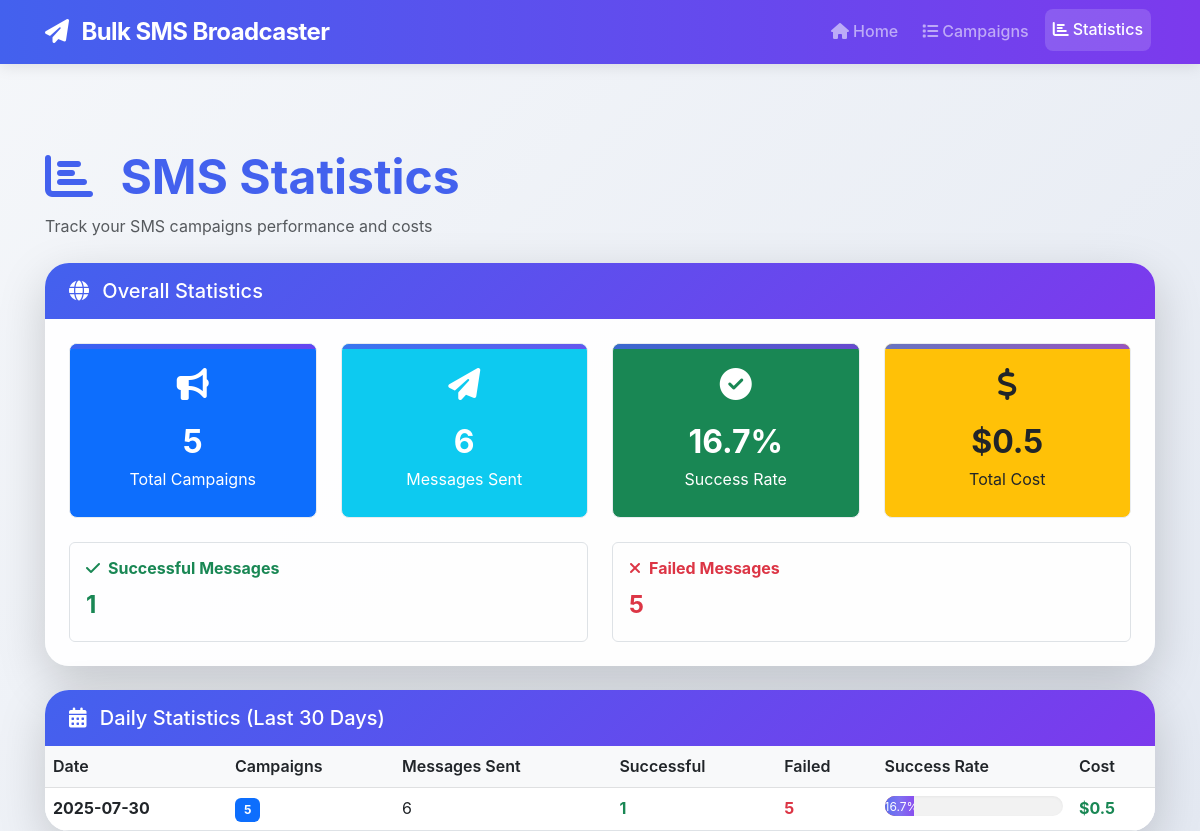
The app's page /statistics with its own data.
### app.py (models this page shows, shortened)
class SMSStatistics(db.Model):
    __tablename__ = "sms_statistics"
    id = db.Column(db.Integer, primary_key=True)
    date = db.Column(db.Date, nullable=False, unique=True)
    total_campaigns = db.Column(db.Integer, nullable=False, default=0)
    total_messages_sent = db.Column(db.Integer, nullable=False, default=0)
    total_successful = db.Column(db.Integer, nullable=False, default=0)
    total_failed = db.Column(db.Integer, nullable=False, default=0)
    total_cost = db.Column(db.Float, nullable=False, default=0.0)
    created_at = db.Column(db.DateTime, nullable=False, default=datetime.utcnow)
    updated_at = db.Column(db.DateTime, nullable=False, default=datetime.utcnow, onupdate=datetime.utcnow)

### app.py (the view)
@app.route('/statistics')
def statistics():
    from sqlalchemy import func
    daily_stats = SMSStatistics.query.order_by(SMSStatistics.date.desc()).limit(30).all()
    total_campaigns = SMSCampaign.query.count()
    total_messages = db.session.query(func.sum(SMSCampaign.successful_sends + SMSCampaign.failed_sends)).scalar() or 0
    total_successful = db.session.query(func.sum(SMSCampaign.successful_sends)).scalar() or 0
    total_cost = db.session.query(func.sum(SMSCampaign.total_cost)).scalar() or 0.0
    overall_stats = {
        'total_campaigns': total_campaigns,
        'total_messages': total_messages,
        'total_successful': total_successful,
        'total_failed': total_messages - total_successful,
        'total_cost': total_cost,
        'success_rate': round((total_successful / total_messages * 100), 2) if total_messages > 0 else 0
    }
    return render_template('statistics.html',
                         daily_stats=daily_stats,
                         overall_stats=overall_stats)

### templates/statistics.html (shortened to what this page needs)
<!DOCTYPE html>
<html lang="en">
<head>
    <link href="https://cdn.jsdelivr.net/npm/bootstrap@5.3.0/dist/css/bootstrap.min.css" rel="stylesheet">
    <link rel="stylesheet" href="https://cdnjs.cloudflare.com/ajax/libs/font-awesome/6.4.0/css/all.min.css">
    <link rel="stylesheet" href="{{ url_for('static', filename='css/style.css') }}">
</head>
<body>
    <nav class="navbar navbar-expand-lg navbar-dark bg-primary fixed-top">
        <div class="container">
            <a class="navbar-brand fw-bold" href="{{ url_for('index') }}">
                <i class="fas fa-paper-plane me-2"></i>
                Bulk SMS Broadcaster
            </a>
            <div class="navbar-nav ms-auto">
                <a class="nav-link" href="{{ url_for('index') }}">
                    <i class="fas fa-home me-1"></i>Home
                </a>
                <a class="nav-link" href="{{ url_for('campaigns') }}">
                    <i class="fas fa-list me-1"></i>Campaigns
                </a>
                <a class="nav-link active" href="{{ url_for('statistics') }}">
                    <i class="fas fa-chart-bar me-1"></i>Statistics
                </a>
            </div>
        </div>
    </nav>
    <div class="container mt-5 pt-4">
        <div class="row">
            <div class="col-12">
                <div class="mb-4">
                    <h1 class="display-5 fw-bold text-primary">
                        <i class="fas fa-chart-bar me-3"></i>
                        SMS Statistics
                    </h1>
                    <p class="text-muted">Track your SMS campaigns performance and costs</p>
                </div>
                <div class="card shadow-lg border-0 rounded-4 mb-4">
                    <div class="card-header bg-gradient-primary text-white py-3">
                        <h5 class="mb-0">
                            <i class="fas fa-globe me-2"></i>
                            Overall Statistics
                        </h5>
                    </div>
                    <div class="card-body">
                        <div class="row g-4">
                            <div class="col-md-3">
                                <div class="stat-card bg-primary text-white rounded-3 p-4 text-center h-100">
                                    <i class="fas fa-bullhorn fa-2x mb-3"></i>
                                    <div class="fw-bold fs-2">{{ overall_stats.total_campaigns }}</div>
                                    <div>Total Campaigns</div>
                                </div>
                            </div>
                            <div class="col-md-3">
                                <div class="stat-card bg-info text-white rounded-3 p-4 text-center h-100">
                                    <i class="fas fa-paper-plane fa-2x mb-3"></i>
                                    <div class="fw-bold fs-2">{{ overall_stats.total_messages|default(0) }}</div>
                                    <div>Messages Sent</div>
                                </div>
                            </div>
                            <div class="col-md-3">
                                <div class="stat-card bg-success text-white rounded-3 p-4 text-center h-100">
                                    <i class="fas fa-check-circle fa-2x mb-3"></i>
                                    <div class="fw-bold fs-2">{{ overall_stats.success_rate|default(0)|round(1) }}%</div>
                                    <div>Success Rate</div>
                                </div>
                            </div>
                            <div class="col-md-3">
                                <div class="stat-card bg-warning text-dark rounded-3 p-4 text-center h-100">
                                    <i class="fas fa-dollar-sign fa-2x mb-3"></i>
                                    <div class="fw-bold fs-2">${{ overall_stats.total_cost|default(0)|round(2) }}</div>
                                    <div>Total Cost</div>
                                </div>
                            </div>
                        </div>
                        <div class="row mt-4">
                            <div class="col-md-6">
                                <div class="border rounded p-3">
                                    <h6 class="text-success fw-bold mb-2">
                                        <i class="fas fa-check me-2"></i>Successful Messages
                                    </h6>
                                    <div class="fs-4 fw-bold text-success">{{ overall_stats.total_successful|default(0) }}</div>
                                </div>
                            </div>
                            <div class="col-md-6">
                                <div class="border rounded p-3">
                                    <h6 class="text-danger fw-bold mb-2">
                                        <i class="fas fa-times me-2"></i>Failed Messages
                                    </h6>
                                    <div class="fs-4 fw-bold text-danger">{{ overall_stats.total_failed|default(0) }}</div>
                                </div>
                            </div>
                        </div>
                    </div>
                </div>
                {% if daily_stats %}
                <div class="card shadow-lg border-0 rounded-4">
                    <div class="card-header bg-gradient-primary text-white py-3">
                        <h5 class="mb-0">
                            <i class="fas fa-calendar-alt me-2"></i>
                            Daily Statistics (Last 30 Days)
                        </h5>
                    </div>
                    <div class="card-body p-0">
                        <div class="table-responsive">
                            <table class="table table-hover mb-0">
                                <thead class="table-light">
                                    <tr>
                                        <th>Date</th>
                                        <th>Campaigns</th>
                                        <th>Messages Sent</th>
                                        <th>Successful</th>
                                        <th>Failed</th>
                                        <th>Success Rate</th>
                                        <th>Cost</th>
                                    </tr>
                                </thead>
                                <tbody>
                                    {% for stat in daily_stats %}
                                    <tr>
                                        <td class="fw-bold">{{ stat.date.strftime('%Y-%m-%d') }}</td>
                                        <td>
                                            <span class="badge bg-primary">{{ stat.total_campaigns }}</span>
                                        </td>
                                        <td>{{ stat.total_messages_sent|default(0) }}</td>
                                        <td>
                                            <span class="text-success fw-bold">{{ stat.total_successful|default(0) }}</span>
                                        </td>
                                        <td>
                                            <span class="text-danger fw-bold">{{ stat.total_failed|default(0) }}</span>
                                        </td>
                                        <td>
                                            {% set daily_success_rate = (stat.total_successful / stat.total_messages_sent * 100) if stat.total_messages_sent > 0 else 0 %}
                                            <div class="progress" style="height: 20px;">
                                                <div class="progress-bar {% if daily_success_rate >= 80 %}bg-success{% elif daily_success_rate >= 50 %}bg-warning{% else %}bg-danger{% endif %}"
                                                     role="progressbar" style="width: {{ daily_success_rate }}%">
                                                    {{ daily_success_rate|round(1) }}%
                                                </div>
                                            </div>
                                        </td>
                                        <td>
                                            {% if stat.total_cost > 0 %}
                                                <span class="text-success fw-bold">${{ stat.total_cost|round(2) }}</span>
                                            {% else %}
                                                <span class="text-muted">$0.00</span>
                                            {% endif %}
                                        </td>
                                    </tr>
                                    {% endfor %}
                                </tbody>
                            </table>
                        </div>
                    </div>
                </div>
                {% endif %}
            </div>
        </div>
    </div>
</body>
</html>

### static/css/style.css (style rules this page uses)
:root { --primary-color: #4361ee; --accent-color: #7c3aed; --secondary-color: #6c757d; --success-color: #10b981; --danger-color: #ef4444; --warning-color: #f59e0b; --info-color: #3b82f6; --light-color: #f8f9fa; --dark-color: #212529; --body-bg: linear-gradient(135deg, #f5f7fa 0%, #e4e9f2 100%); --card-bg: rgba(255, 255, 255, 0.95); --border-radius: 16px; --box-shadow: 0 10px 30px rgba(0, 0, 0, 0.08); --transition-fast: 0.2s ease; --transition-normal: 0.3s ease; --transition-slow: 0.5s cubic-bezier(0.19, 1, 0.22, 1); }
body { font-family: 'Inter', 'Segoe UI', Tahoma, Geneva, Verdana, sans-serif; background: var(--body-bg); min-height: 100vh; padding-top: 76px; color: var(--dark-color); line-height: 1.6; }
.container { width: 100%; max-width: 1200px; margin: 0 auto; padding: 0 15px; box-sizing: border-box; }
.navbar { box-shadow: 0 2px 15px rgba(0, 0, 0, 0.1); backdrop-filter: blur(10px); -webkit-backdrop-filter: blur(10px); }
.navbar-brand { font-size: 1.5rem; letter-spacing: -0.025em; font-weight: 700; }
.navbar-dark.bg-primary { background: linear-gradient(90deg, var(--primary-color), var(--accent-color)) !important; }
.nav-link { font-weight: 500; padding: 0.5rem 1rem; border-radius: 8px; transition: all 0.3s ease; margin: 0 0.25rem; }
.nav-link:hover, .nav-link.active { background-color: rgba(255, 255, 255, 0.15); transform: translateY(-2px); }
.bg-gradient-primary { background: linear-gradient(135deg, var(--primary-color) 0%, var(--accent-color) 100%); }
.card { border: none; border-radius: var(--border-radius); box-shadow: var(--box-shadow); transition: all 0.4s cubic-bezier(0.165, 0.84, 0.44, 1); background-color: var(--card-bg); overflow: hidden; }
.card-header { border: none; font-weight: 600; padding: 1.25rem 1.5rem; }
.card-body { padding: 1.5rem; }
.stat-card { text-align: center; padding: 1.75rem; border-radius: var(--border-radius); transition: var(--transition-normal); position: relative; overflow: hidden; border: 1px solid #e9ecef; height: 100%; }
.stat-card::before { content: ''; position: absolute; top: 0; left: 0; width: 100%; height: 5px; background: linear-gradient(90deg, var(--primary-color), var(--accent-color)); opacity: 0.8; }
.progress { height: 10px; border-radius: 10px; overflow: hidden; background-color: rgba(0, 0, 0, 0.05); box-shadow: inset 0 1px 3px rgba(0, 0, 0, 0.05); }
.progress-bar { background: linear-gradient(90deg, var(--primary-color), var(--accent-color)); transition: width 0.6s cubic-bezier(0.34, 1.56, 0.64, 1); position: relative; overflow: hidden; }
.progress-bar::after { content: ''; position: absolute; top: 0; left: 0; right: 0; bottom: 0; background: linear-gradient(90deg, rgba(255, 255, 255, 0.1) 0%, rgba(255, 255, 255, 0.2) 50%, rgba(255, 255, 255, 0.1) 100%); animation: shimmer 2s infinite; }
@media (max-width: 1200px) { .container { max-width: 95%; padding: 0 15px; } }
.table { margin-bottom: 0; }
.table th { border-top: none; font-weight: 600; color: var(--dark-color); }
.badge { font-size: 0.75em; padding: 0.5em 0.75em; }
.text-primary { color: var(--primary-color) !important; }
.rounded-4 { border-radius: 1.5rem !important; }
.shadow-lg { box-shadow: 0 1rem 3rem rgba(0, 0, 0, 0.175) !important; }

### records on screen
SMSStatistics: date "2025-07-30", total_campaigns "5", total_messages_sent "6", total_successful "1", total_failed "5", {{ daily_success_rate }} 16.666666666666664 (drawn), daily_success_rate "16.7", total_cost "0.5"

### other values on screen
{{ overall_stats.total_campaigns }} "5"
{{ overall_stats.total_messages|default(0) }} "6"
{{ overall_stats.success_rate|default(0)|round(1) }} "16.7"
{{ overall_stats.total_cost|default(0)|round(2) }} "0.5"
{{ overall_stats.total_successful|default(0) }} "1"
{{ overall_stats.total_failed|default(0) }} "5"
